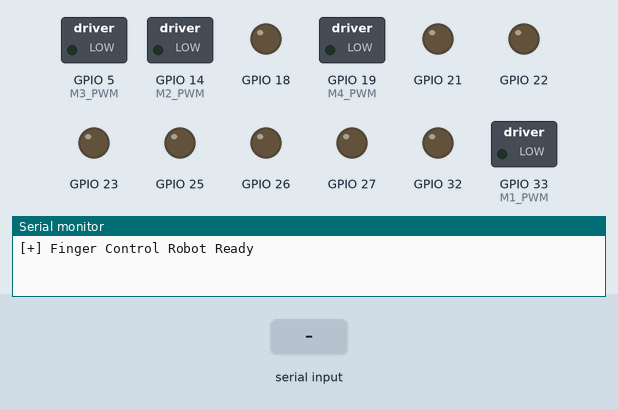
Simulated run of this sketch. Board: ESP32. Parts: switched loads named in the sketch (green lamp = pin HIGH), output pins drawn as LEDs (lit = HIGH), the last lines printed to the serial monitor. Inputs (shaded band) come from the test bench.

Above: at 1.2 s.
1.3 s: "FORWARD,1\n" received over Serial
At 1.6 s:
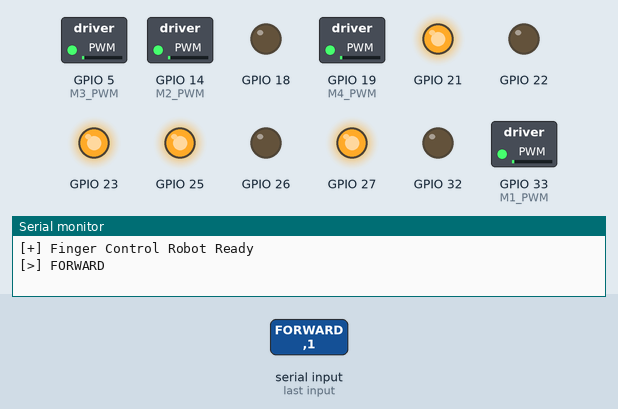
2.8 s: "BACKWARD,1\n" received over Serial
At 4.0 s:
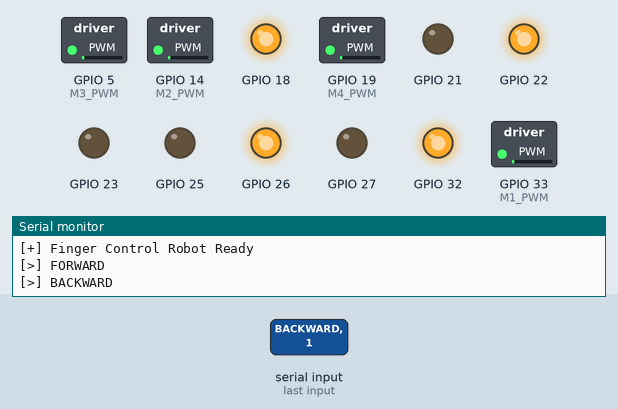
4.3 s: "LEFT,1\n" received over Serial
At 5.1 s:
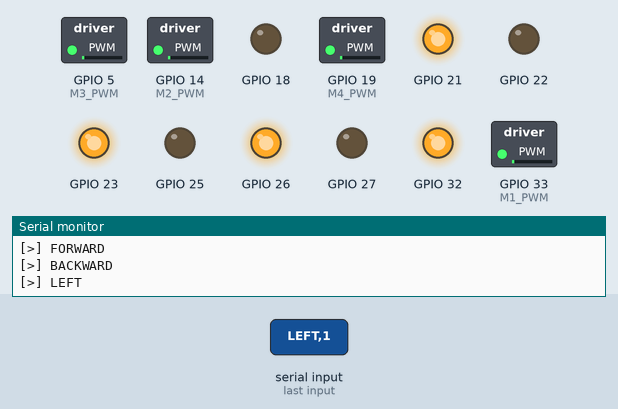
5.8 s: "RIGHT,1\n" received over Serial
At 6.2 s:
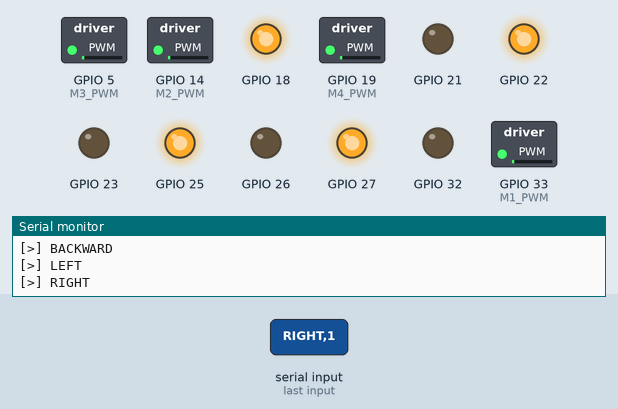
7.3 s: "STOP,1\n" received over Serial
At 8.5 s:
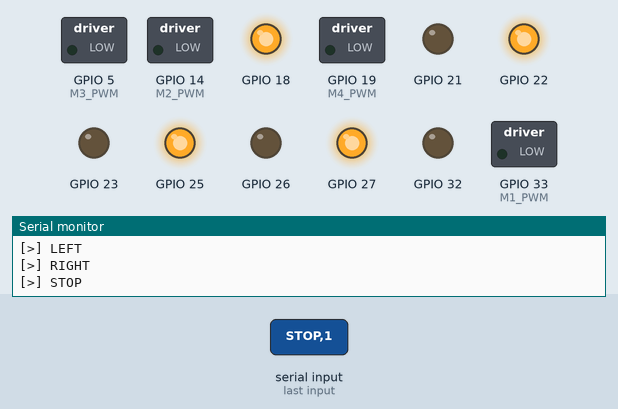
8.8 s: "FORWARD,150\n" received over Serial
At 9.7 s:
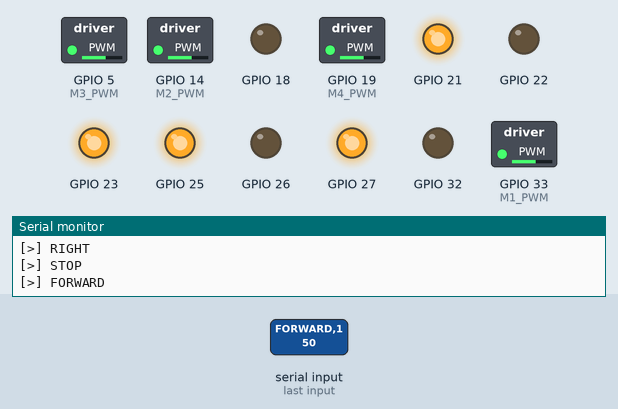
Timing chart, 0 to 11.3 s (numbered marks = the images above; inputs shaded):
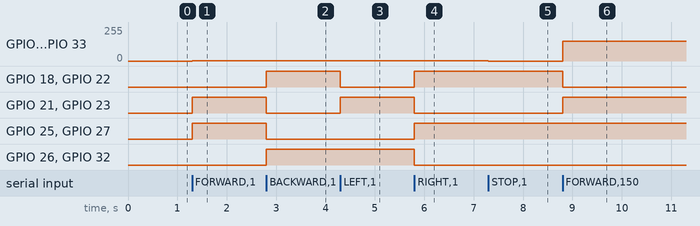

Measured:
- after the input at 1.3 s, GPIO 5 (M3_PWM), GPIO 14 (M2_PWM), GPIO 19 (M4_PWM), GPIO 33 (M1_PWM): 0/255 → 1/255 at once; GPIO 21, GPIO 23, GPIO 25, GPIO 27: LOW → HIGH at once
- after the input at 2.8 s, GPIO 18, GPIO 22, GPIO 26, GPIO 32: LOW → HIGH at once; GPIO 21, GPIO 23, GPIO 25, GPIO 27: HIGH → LOW at once
- after the input at 4.3 s, GPIO 18, GPIO 22: HIGH → LOW at once; GPIO 21, GPIO 23: LOW → HIGH at once
- after the input at 5.8 s, GPIO 18, GPIO 22, GPIO 25, GPIO 27: LOW → HIGH at once; GPIO 21, GPIO 23, GPIO 26, GPIO 32: HIGH → LOW at once
- after the input at 7.3 s, GPIO 5 (M3_PWM), GPIO 14 (M2_PWM), GPIO 19 (M4_PWM), GPIO 33 (M1_PWM): 1/255 → 0/255 at once
- after the input at 8.8 s, GPIO 5 (M3_PWM), GPIO 14 (M2_PWM), GPIO 19 (M4_PWM), GPIO 33 (M1_PWM): 0/255 → 149/255 at once; GPIO 18, GPIO 22: HIGH → LOW at once; GPIO 21, GPIO 23: LOW → HIGH at once

The sketch:

Lab4_code.ino
```cpp
// ===== MOTOR PIN CONFIGURATION =====
// Motor PWM channels
const int M1_PWM = 33;
const int M2_PWM = 14;
const int M3_PWM = 5;
const int M4_PWM = 19;

// ===== SETUP =====
void setup() {
  Serial.begin(115200);

  // Motor direction pins
  pinMode(25, OUTPUT); pinMode(26, OUTPUT);
  pinMode(27, OUTPUT); pinMode(32, OUTPUT);
  pinMode(18, OUTPUT); pinMode(21, OUTPUT);
  pinMode(22, OUTPUT); pinMode(23, OUTPUT);

  // PWM setup
  ledcSetup(0, 20000, 8); ledcAttachPin(M1_PWM, 0);
  ledcSetup(1, 20000, 8); ledcAttachPin(M2_PWM, 1);
  ledcSetup(2, 20000, 8); ledcAttachPin(M3_PWM, 2);
  ledcSetup(3, 20000, 8); ledcAttachPin(M4_PWM, 3);

  stopMotors();
  Serial.println("[+] Finger Control Robot Ready");
}

// ===== LOOP - SERIAL COMMAND HANDLER =====
void loop() {
  if (Serial.available() > 0) {
    String message = Serial.readStringUntil('\n');
    message.trim();

    int commaPos = message.indexOf(',');

    if (commaPos == -1) {
      return;
    }

    String direction = message.substring(0, commaPos);
    String speedText = message.substring(commaPos + 1);

    direction.trim();
    direction.toUpperCase();
    speedText.trim();

    if (speedText.length() == 0 || speedText.length() > 3) {
      return;
    }

    int speed = speedText.toInt();

    if (speed < 0 || speed > 255) {
      return;
    }

    uint8_t pwmSpeed = (uint8_t)speed;

    if (direction == "FORWARD") {
      moveForward(pwmSpeed);
      Serial.println("[>] FORWARD");
    }
    else if (direction == "BACKWARD") {
      moveBackward(pwmSpeed);
      Serial.println("[>] BACKWARD");
    }
    else if (direction == "LEFT") {
      turnLeft(pwmSpeed);
      Serial.println("[>] LEFT");
    }
    else if (direction == "RIGHT") {
      turnRight(pwmSpeed);
      Serial.println("[>] RIGHT");
    }
    else if (direction == "STOP") {
      stopMotors();
      Serial.println("[>] STOP");
    }
  }
}

// ===== MOTOR CONTROL FUNCTIONS =====

void stopMotors() {
  ledcWrite(0, 0);
  ledcWrite(1, 0);
  ledcWrite(2, 0);
  ledcWrite(3, 0);
}

void moveForward(uint8_t speed) {
  digitalWrite(26, LOW);  digitalWrite(25, HIGH);
  digitalWrite(32, LOW);  digitalWrite(27, HIGH);
  digitalWrite(18, LOW);  digitalWrite(21, HIGH);
  digitalWrite(22, LOW);  digitalWrite(23, HIGH);

  ledcWrite(0, speed);
  ledcWrite(1, speed);
  ledcWrite(2, speed);
  ledcWrite(3, speed);
}

void moveBackward(uint8_t speed) {
  digitalWrite(26, HIGH); digitalWrite(25, LOW);
  digitalWrite(32, HIGH); digitalWrite(27, LOW);
  digitalWrite(18, HIGH); digitalWrite(21, LOW);
  digitalWrite(22, HIGH); digitalWrite(23, LOW);

  ledcWrite(0, speed);
  ledcWrite(1, speed);
  ledcWrite(2, speed);
  ledcWrite(3, speed);
}

void turnLeft(uint8_t speed) {
  digitalWrite(26, HIGH); digitalWrite(25, LOW);
  digitalWrite(32, HIGH); digitalWrite(27, LOW);
  digitalWrite(18, LOW);  digitalWrite(21, HIGH);
  digitalWrite(22, LOW);  digitalWrite(23, HIGH);

  ledcWrite(0, speed);
  ledcWrite(1, speed);
  ledcWrite(2, speed);
  ledcWrite(3, speed);
}

void turnRight(uint8_t speed) {
  digitalWrite(26, LOW);  digitalWrite(25, HIGH);
  digitalWrite(32, LOW);  digitalWrite(27, HIGH);
  digitalWrite(18, HIGH); digitalWrite(21, LOW);
  digitalWrite(22, HIGH); digitalWrite(23, LOW);

  ledcWrite(0, speed);
  ledcWrite(1, speed);
  ledcWrite(2, speed);
  ledcWrite(3, speed);
}
```
